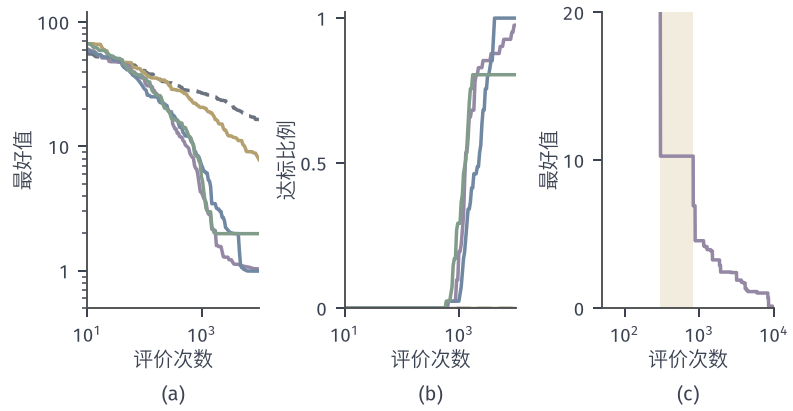

Here is the Python script that generated this plot:
from pathlib import Path
import sys
ROOT = next(p for p in Path(__file__).resolve().parents if (p/'build.sh').is_file() and (p/'tex/book.tex').is_file())
sys.path.insert(0, str(ROOT/'figures/00-shared/mathematical-preliminaries-upper/00-shared/comprehension-figures'))
from support import figure, save, BLUE, GREEN, YELLOW, RED, PURPLE, INK, MUTED, GRID, BLUE_FILL, GREEN_FILL, YELLOW_FILL, RED_FILL, PURPLE_FILL
import numpy as np
HERE = Path(__file__).resolve().parent
STROKE = '#4C4D4F'
def panel(fig, left, right, top, bottom, wspace=.25):
    fig.set_layout_engine(None)
    fig.subplots_adjust(left=left, right=right, top=top, bottom=bottom, wspace=wspace)
def tags(fig, axes):
    for ax, s in zip(axes, ('(a)', '(b)', '(c)', '(d)')):
        p = ax.get_position(); fig.text((p.x0+p.x1)/2, .015, s, ha='center', va='bottom')
def rastrigin(X, Y): return 20+X**2+Y**2-10*np.cos(2*np.pi*X)-10*np.cos(2*np.pi*Y)
# 五维 Rastrigin，[-5.12,5.12]^5，统一预算 10000 次评价，每种方法 41 次独立运行（种子固定）
n=5; Bd=10000; lo,hi=-5.12,5.12; 
def F(x): x=np.atleast_2d(x); return 10*n+(x**2-10*np.cos(2*np.pi*x)).sum(1)
def rs_(r):
    y=F(r.uniform(lo,hi,(Bd,n))); return y
def sa(r):
    x=r.uniform(lo,hi,n); fx=F(x)[0]; o=[fx]
    for t in range(Bd-1):
        T=30*(.01/30)**(t/(Bd-2)); y=x+.4*r.standard_normal(n); y=np.where((y<lo)|(y>hi),x,y); fy=F(y)[0]
        if fy<=fx or r.random()<np.exp(-(fy-fx)/T): x,fx=y,fy
        o.append(fx)
    return np.array(o)
def ga(r,N=50):
    P=r.uniform(lo,hi,(N,n)); c=F(P); o=list(c)
    while len(o)<Bd:
        Q=[P[np.argmin(c)].copy()]
        while len(Q)<N:
            i=r.integers(N,size=(2,2)); a=P[i[0][np.argmin(c[i[0]])]]; b=P[i[1][np.argmin(c[i[1]])]]; u=r.uniform(-.25,1.25,n); ch=a+u*(b-a); m=r.random(n)<.2; ch=ch+m*.3*r.standard_normal(n); Q.append(np.clip(ch,lo,hi))
        P=np.array(Q); c2=F(P[1:]); c=np.r_[c[np.argmin(c)],c2]; o+=list(c2)
    return np.array(o[:Bd])
def pso(r,N=40):
    x=r.uniform(lo,hi,(N,n)); v=r.uniform(-1,1,(N,n)); p=x.copy(); fp=F(x); o=list(fp)
    while len(o)<Bd:
        G=p[np.argmin(fp)]; v=.7298*v+1.496*r.random((N,n))*(p-x)+1.496*r.random((N,n))*(G-x); v=np.clip(v,-2,2); nx=np.clip(x+v,lo,hi); v=nx-x; x=nx; fx=F(x); m=fx<fp; p[m]=x[m]; fp[m]=fx[m]; o+=list(fx)
    return np.array(o[:Bd])
def cma(r,lam=20):
    m=r.uniform(lo,hi,n); s=2.5; mu=lam//2; w=np.log(mu+.5)-np.log(np.arange(1,mu+1)); w/=w.sum(); me=1/(w**2).sum(); cs=(me+2)/(n+me+5); ds=1+2*max(0,np.sqrt((me-1)/(n+1))-1)+cs; cc=(4+me/n)/(n+4+2*me/n); c1=2/((n+1.3)**2+me); cm=min(1-c1,2*(me-2+1/me)/((n+2)**2+me)); chi=np.sqrt(n)*(1-1/(4*n)+1/(21*n*n)); C=np.eye(n); ps=np.zeros(n); pc=np.zeros(n); o=[]; g=0
    while len(o)<Bd:
        g+=1; d,B=np.linalg.eigh(C); d=np.sqrt(np.maximum(d,1e-20)); z=r.standard_normal((lam,n)); y=((B*d)@z.T).T; x=m+s*y; fx=F(x); o+=list(fx); idx=np.argsort(fx)[:mu]; yw=w@y[idx]; m=m+s*yw; ps=(1-cs)*ps+np.sqrt(cs*(2-cs)*me)*(B@((B.T@yw)/d)); hs=np.linalg.norm(ps)/np.sqrt(1-(1-cs)**(2*g))/chi<1.4+2/(n+1); pc=(1-cc)*pc+hs*np.sqrt(cc*(2-cc)*me)*yw; C=(1-c1-cm+c1*(1-hs)*cc*(2-cc))*C+c1*np.outer(pc,pc)+cm*(y[idx].T*w)@y[idx]; C=(C+C.T)/2; s*=np.exp(cs/ds*(np.linalg.norm(ps)/chi-1))
    return np.array(o[:Bd])
Al=[('rs',rs_,MUTED,(0,(4,2))),('sa',sa,YELLOW,'-'),('ga',ga,PURPLE,'-'),('pso',pso,BLUE,'-'),('cma',cma,GREEN,'-')]
R=41; H={}
for k,(nm,fn,_,_) in enumerate(Al): H[nm]=np.array([np.minimum.accumulate(fn(np.random.default_rng(1000*k+s))) for s in range(R)])
x=np.arange(1,Bd+1); tgt=3.0; out={}
fig,axes=figure(width_mm=112,height_mm=58,ncols=3); panel(fig,.11,.975,.97,.25,.5)
idx=np.unique(np.round(np.logspace(0,4,200)).astype(int))-1
for nm,_,c,ls in Al:
    h=H[nm]; axes[0].plot(x[idx],np.median(h,axis=0)[idx]+1e-3*0,color=c,lw=1.4,ls=ls)
    hit=(h<=tgt).mean(0); axes[1].plot(x[idx],hit[idx],color=c,lw=1.4,ls=ls); out[nm]=dict(median=float(np.median(h[:,-1])),q25=float(np.quantile(h[:,-1],.25)),q75=float(np.quantile(h[:,-1],.75)),best=float(h[:,-1].min()),success=float(hit[-1]))
print(out)
for ax in axes[:2]: ax.set_xscale('log'); ax.set_xlim(10,1e4); ax.set_xticks([10,1000]) ; ax.minorticks_off(); ax.set_xlabel('评价次数',labelpad=1)
axes[0].set_yscale('log'); axes[0].set_ylim(.5,120); axes[0].set_yticks([1,10,100]); axes[0].set_yticklabels(['1','10','100']); axes[0].set_ylabel('最好值',labelpad=1)
axes[1].set_ylim(0,1.02); axes[1].set_yticks([0,.5,1]); axes[1].set_yticklabels(['0','0.5','1']); axes[1].set_ylabel('达标比例',labelpad=1)
h=H['ga']; bestg=(0,0,0)
for j_,r_ in enumerate(h):
    ch_=np.flatnonzero(np.diff(r_)<0)
    for g_ in range(len(ch_)-1):
        drop=r_[ch_[g_]+1]-r_[ch_[g_+1]+1]
        if drop>=.8 and ch_[g_+1]-ch_[g_]>bestg[0]: bestg=(int(ch_[g_+1]-ch_[g_]),j_,g_)
_,j,g=bestg; r=h[j]; ch=np.flatnonzero(np.diff(r)<0); print(j,ch[g],ch[g+1],r[ch[g]+1],r[ch[g+1]+1],r[-1])
c=axes[2]; c.plot(x,r,color=PURPLE,lw=1.4); c.set_xscale('log'); c.set_xlim(50,Bd); c.set_ylim(0,20); c.set_xticks([100,1000,10000]); c.minorticks_off(); c.set_yticks([0,10,20]); c.set_xlabel('评价次数',labelpad=1); c.set_ylabel('最好值',labelpad=1); c.axvspan(ch[g],ch[g+1],facecolor=YELLOW_FILL,edgecolor='none',zorder=0)
tags(fig,axes); save(fig,HERE,'figure',{'n':n,'budget':Bd,'runs':R,'target':tgt,'summary':out,'plateau':[int(ch[g]),int(ch[g+1])]})
